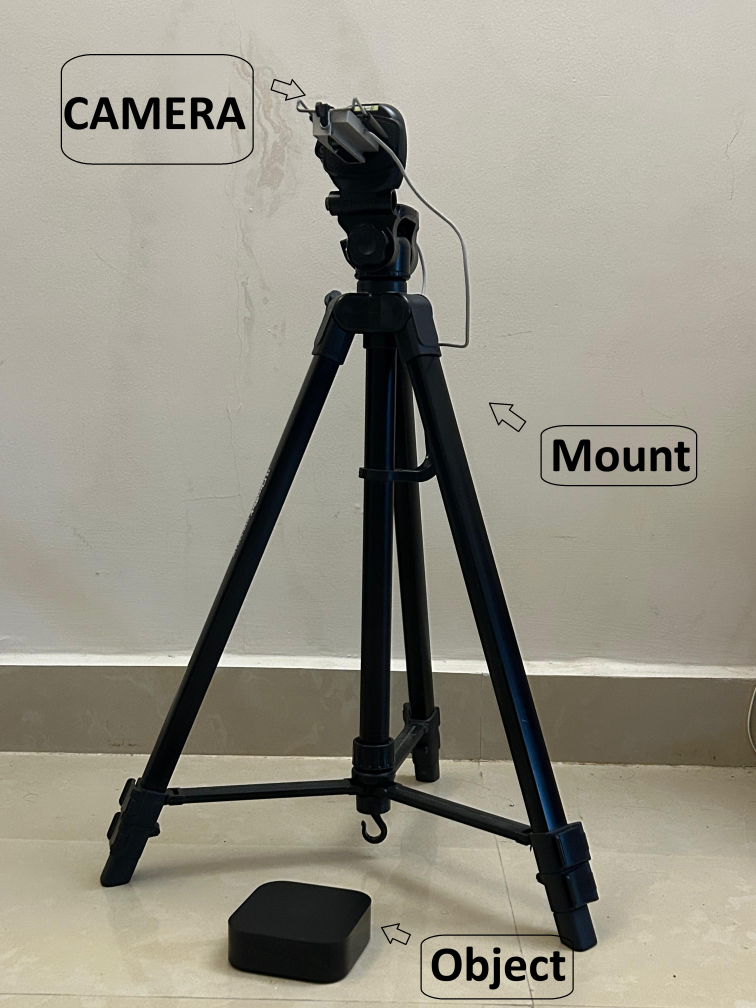
#> input picture images/setup.jpeg, 3024 x 4032 px, given in place of the camera (shown at 1/4 size)
$ python measure.py
#> lines starting #> are read from the running program, lines starting #| are printed output that depends on the picture; after the words box and inside, x2 and y2 are one past the last pixel; in counts of white or black regions, pixels touching at a corner belong together
import cv2
import numpy as np

# Use your focal length (average fx, fy)
FOCAL_LENGTH = 666

# Known object height (cm)
KNOWN_HEIGHT = 8.6   # <-- change this

cap = cv2.VideoCapture(1, cv2.CAP_DSHOW)

cap.set(3, 640)
cap.set(4, 480)

while True:
    ret, frame = cap.read()
#> frame is the input picture: shape (4032, 3024, 3); mean B, G, R 133.9, 146.5, 149.9
    if not ret:
        break

    # Convert to grayscale
    gray = cv2.cvtColor(frame, cv2.COLOR_BGR2GRAY)
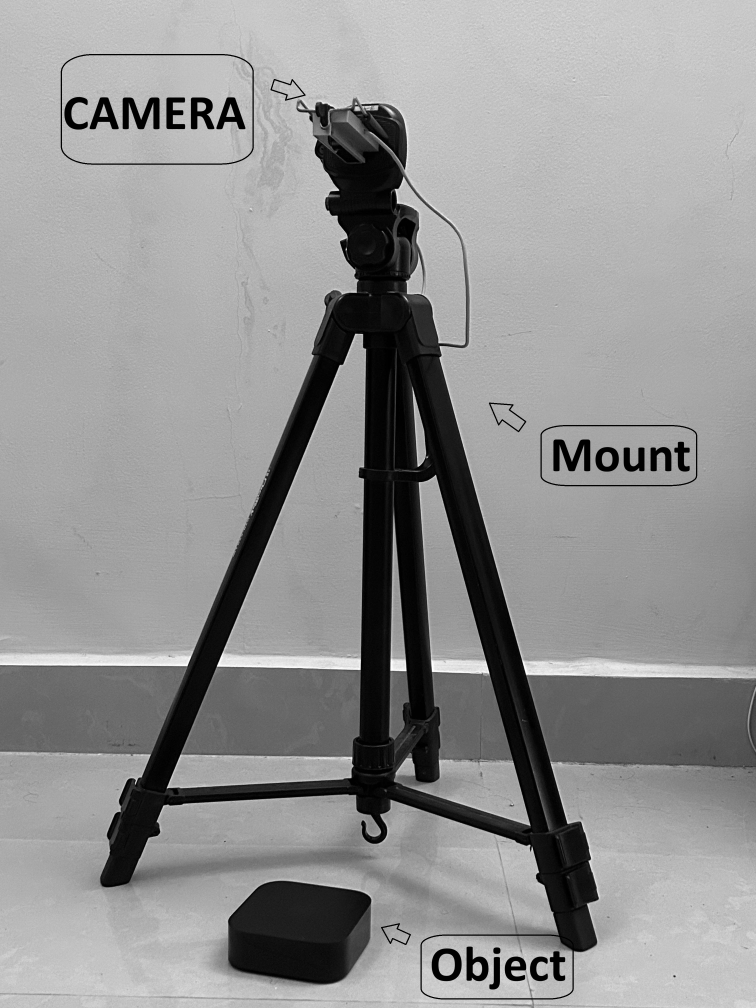
#> gray: shape (4032, 3024) (shown at 1/4 size); min 0, max 255, mean 146.1

    # Threshold (simple object detection)
    _, thresh = cv2.threshold(gray, 150, 255, cv2.THRESH_BINARY)
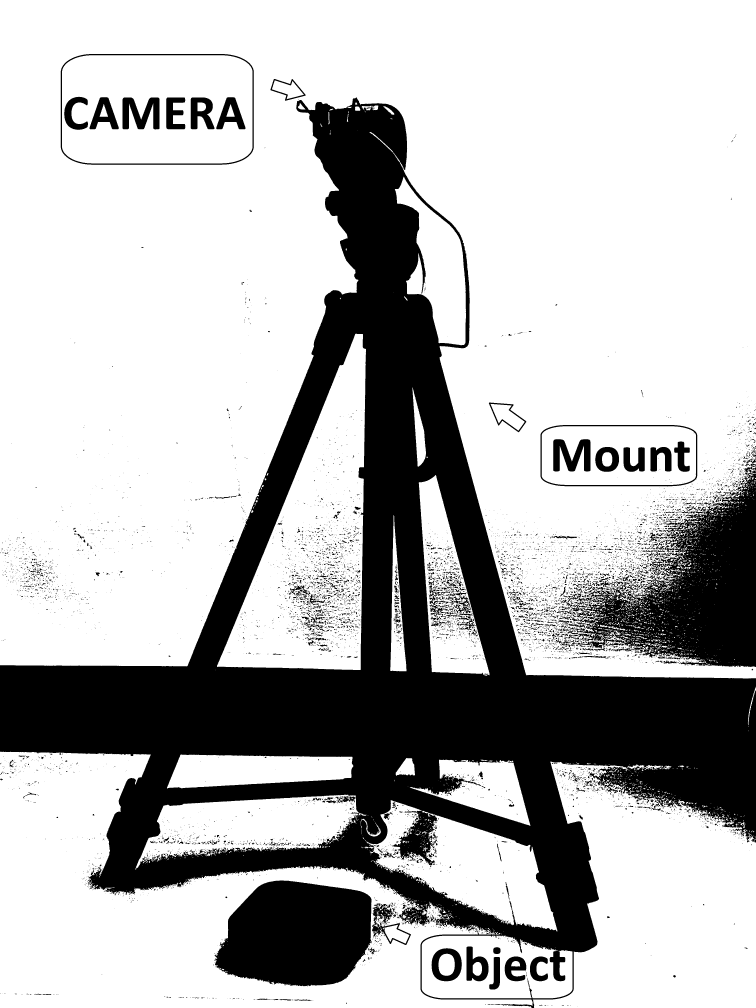
#> thresh: shape (4032, 3024) (shown at 1/4 size); 71.8% white; 8249 black regions (7011 under 20 px)

    contours, _ = cv2.findContours(thresh, cv2.RETR_EXTERNAL, cv2.CHAIN_APPROX_SIMPLE)
#> contours = 2512 contours, 2265 with area under 20; largest, box (x1, y1, x2, y2) and area: (0, 0, 3024, 2714) 6193246, (0, 3007, 2131, 4032) 1123126, (2131, 3046, 3024, 4032) 583529, (868, 1335, 1464, 2680) 415782, (1466, 3200, 2230, 3727) 178002

    for cnt in contours:
        x, y, w, h = cv2.boundingRect(cnt)

        # Ignore small noise
        if h > 50:
            distance = (KNOWN_HEIGHT * FOCAL_LENGTH) / h

            cv2.rectangle(frame, (x,y), (x+w,y+h), (0,255,0), 2)
            cv2.putText(frame, f"{distance:.2f} cm", (x,y-10),
                        cv2.FONT_HERSHEY_SIMPLEX, 0.6, (0,255,0), 2)
#> this loop made 2512 passes
#> (x, y, w, h, distance) on passes 13, 536, 629, 659, 908, 914, 915, 916, 917, 920, 2327, 2479: (1687, 3743, 603, 250, 22.91), (1444, 3275, 79, 71, 80.67), (1466, 3200, 764, 527, 10.87), (542, 3179, 924, 301, 19.03), (2131, 3046, 893, 986, 5.81), (1639, 3037, 483, 266, 21.53), (1583, 3032, 77, 72, 79.55), (668, 3017, 745, 137, 41.81), (0, 3007, 2131, 1025, 5.59), (2991, 2747, 33, 154, 37.19), (1561, 2060, 65, 625, 9.16), (1675, 1900, 283, 804, 7.12)
#> (x, y, w, h) on passes 1, 2, 3, 11, 15, 16: (2234, 3804, 1, 1), (2232, 3804, 1, 1), (2235, 3801, 1, 1), (2135, 3775, 1, 1), (1988, 3729, 4, 3), (1965, 3728, 37, 10)
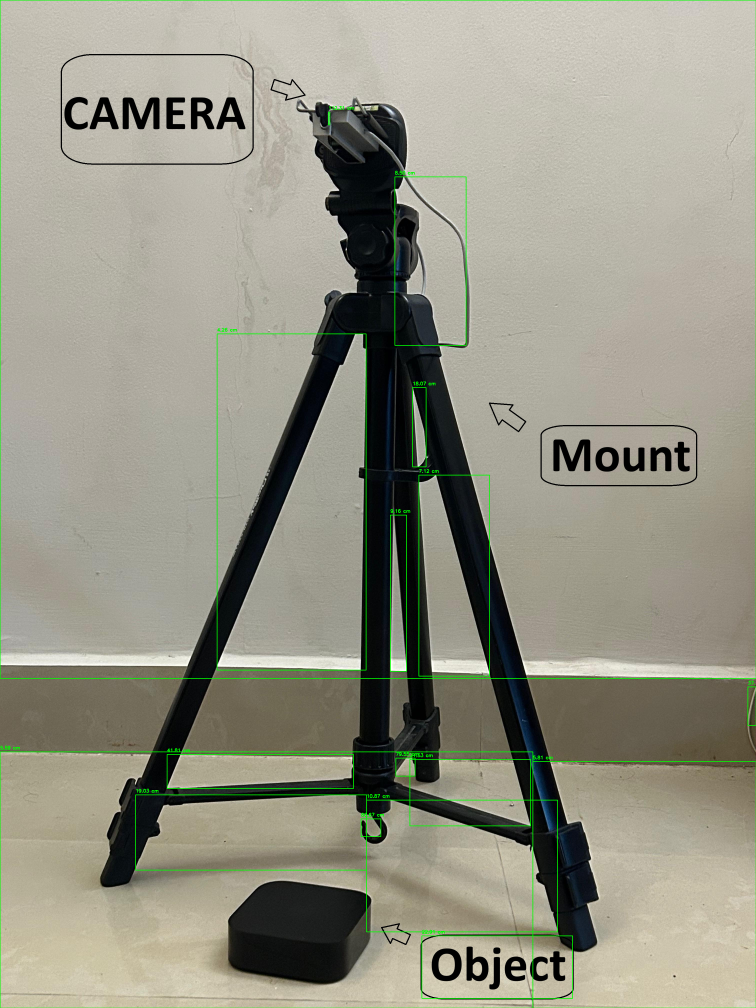
#> frame: shape (4032, 3024, 3) (shown at 1/4 size); mean B, G, R 133.2, 148, 149

    cv2.imshow("Measurement", frame)

    if cv2.waitKey(1) & 0xFF == ord('q'):
#> (key q is pressed here)
        break

cap.release()
cv2.destroyAllWindows()
